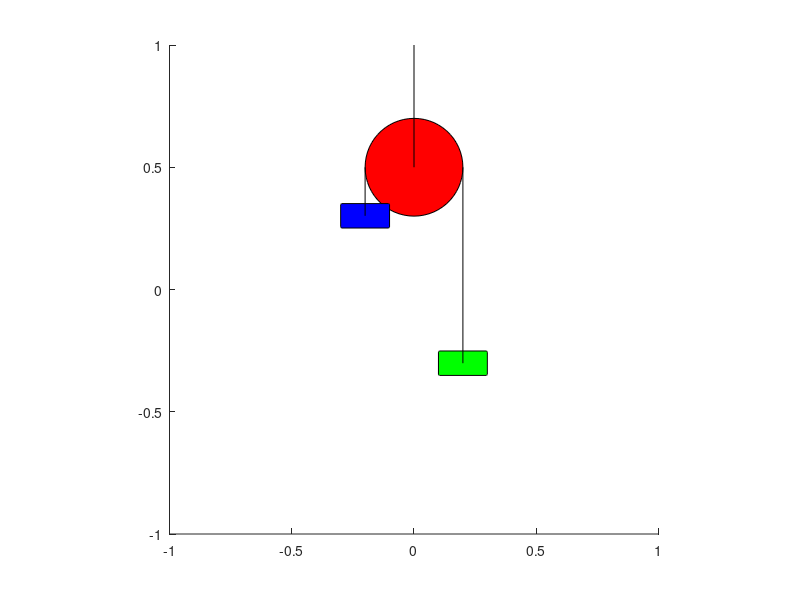

MATLAB code for this plot:
1;
pkg load control
function draw_pulley(y)
  
  pd = 0.4;                   ## Pulley Diameter
  p_y = 0.5;                 ## Pulley position wrt y
  L = 1;                      ## Length of string
  ml = 0.2;                  ## Mass Length
  mb = 0.1;                  ## Mass Breadth
  x1 = y(1);
  x2 = L-y(1);
  hold on;
  clf;
  axis equal;
  rectangle('Position',[0-(pd/2),p_y-(pd/2),pd,pd],'Curvature',1,'FaceColor',[1 0 0]);
  rectangle('Position',[-(pd/2)-(ml/2),p_y-x1-(mb/2),ml,mb],'Curvature',0.1,'FaceColor',[0 0 1]);
  rectangle('Position',[(pd/2)-(ml/2),p_y-x2-(mb/2),ml,mb],'Curvature',0.1,'FaceColor',[0 1 0]);
  line ([0-(pd/2) 0-(pd/2)], [p_y p_y-x1], "linestyle", "-", "color", "k");
  line ([(pd/2) (pd/2)], [p_y p_y-x2], "linestyle", "-", "color", "k");
  line ([0 0], [1 p_y], "linestyle", "-", "color", "k");
  xlim([-1 1])
  ylim([-1 1])
  drawnow
  hold off
  
endfunction

function dy = pulley_dynamics(y, m1, m2, g, r, u)
  acc = (u/r + (m1-m2)*g)/(m1+m2);
  dy(1,1) = y(2);
  dy(2,1) = acc;  
endfunction


function [t,y] = sim_pulley(m1, m2, g, r, y0)
  tspan = 0:0.1:10;                  ## Initialise time step           
  u = 0;                             ## No Input
  [t,y] = ode45(@(t,y)pulley_dynamics(y, m1, m2, g, r, u),tspan,y0);  
endfunction


function [A,B] = pulley_AB_matrix(m1, m2, g, r)
  
 A = [0 1; 0 0];
 B=[0; 1/(r*(m1+m2))];

endfunction

function [t,y] = pole_place_pulley(m1, m2, g, r, y_setpoint, y0) 
  [A,B] = pulley_AB_matrix(m1,m2, g, r);                            ## Initialize A and B matrix
  eigs = [-2 ; -3];                                  ## Initialise desired eigenvalues
  K = place(A,B,eigs);                          ## Calculate K matrix for desired eigenvalues
  
  tspan = 0:0.1:10; 
  [t,y] = ode45(@(t,y)pulley_dynamics(y, m1, m2, g, r, -K*(y-y_setpoint)),tspan,y0);
endfunction

function [t,y] = lqr_pulley(m1, m2, g, r, y_setpoint, y0)
  [A,B] = pulley_AB_matrix(m1,m2, g, r);    ## Initialize A and B matrix 
  Q = [1 0;0 1];                  ## Initialise desired eigenvalues
  R =1;               ## Calculate K matrix for desired eigenvalues
  
  K =  lqr(A,B,Q,R);
  
  tspan = 0:0.1:10;                  ## Initialise time step 
  [t,y] = ode45(@(t,y)pulley_dynamics(y, m1, m2, g, r, -K*(y-y_setpoint)),tspan,y0);  
endfunction



function simple_pulley_main()
  m1 = 7.5;
  m2 = 7.6;
  g = 9.8;
  r = 0.2;
  y0 = [0.5 ; 0];                   ## Initial condtion
  y_setpoint = [0.4; 0];              ## Set Point
  
  #[t,y] = sim_pulley(m1, m2, g, r, y0);
  [t,y] = lqr_pulley(m1, m2, g, r, y_setpoint, y0);
  #[t,y] = pole_place_pulley(m1, m2, g, r, y_setpoint, y0);
  for k = 1:length(t)
    draw_pulley(y(k, :));  
  endfor
endfunction
simple_pulley_main


